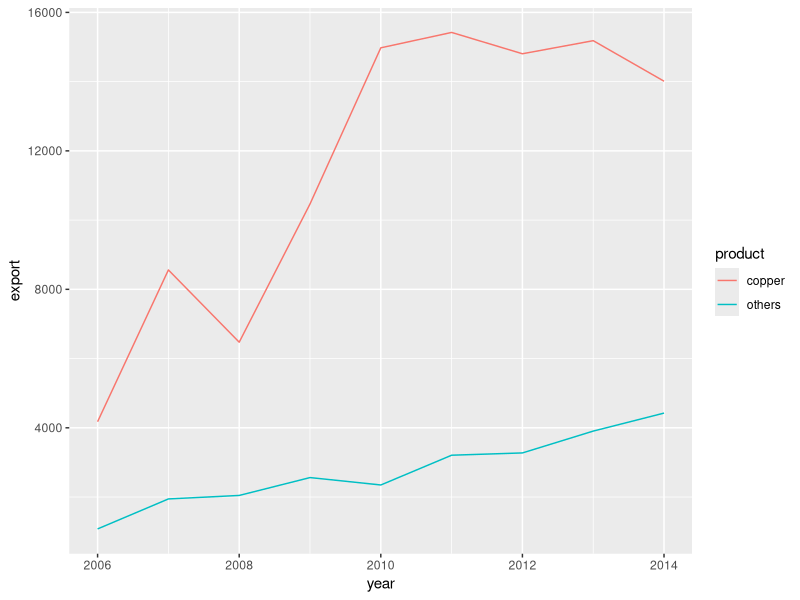

The R script that drew this image:
library(ggplot2)
library(ggthemes)
#library(extrafont)

charts.data <- read.csv("copper-data-for-tutorial.csv")

p1 <- ggplot() + geom_line(aes(y = export, x = year, colour = product),
                           data = charts.data, stat="identity")
p1
